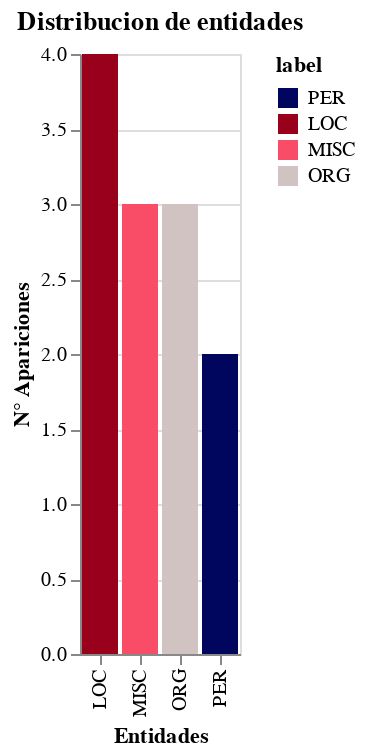

Notebook code for this chart:
### Markdown cell above
# Creacion de graficos con Altair

### Code cell
import json
import pandas as pd
import altair as alt


domain =['PER','LOC','MISC','ORG']
range_= ['#00065D','#99001C','#F94D67','#D2C3C3'] #mi range va a cambiar segun el

# Create an Altair chart
alt.Chart(df, title="Distribucion de entidades").mark_bar().encode(
    x = alt.X('label:N', title='Entidades'),
    y = alt.Y('count():Q', title='N° Apariciones'),
    color = alt.Color('label', scale = alt.Scale(domain=domain, range=range_))
).configure(autosize=alt.AutoSizeParams(resize=True))

### Figure 1 — Vega-Lite specification as saved in the notebook (floating-point values rounded to 4 significant figures)
{"config": {"view": {"continuousWidth": 400, "continuousHeight": 300}, "autosize": {"resize": true}}, "data": {"name": "data-905af67ebb72603c0dcfbbc8cb2fd8fe"}, "mark": "bar", "encoding": {"color": {"field": "label", "scale": {"domain": ["PER", "LOC", "MISC", "ORG"], "range": ["#00065D", "#99001C", "#F94D67", "#D2C3C3"]}, "type": "nominal"}, "x": {"field": "label", "title": "Entidades", "type": "nominal"}, "y": {"aggregate": "count", "title": "N° Apariciones", "type": "quantitative"}}, "title": "Distribucion de entidades", "$schema": "https://vega.github.io/schema/vega-lite/v4.17.0.json", "datasets": {"data-905af67ebb72603c0dcfbbc8cb2fd8fe": [{"text": "Margaret Hamilton", "label": "PER", "archivo_origen": "archivo 1", "numero_linea": 1}, {"text": "Paoli", "label": "LOC", "archivo_origen": "archivo 1", "numero_linea": 1}, {"text": "Indiana", "label": "LOC", "archivo_origen": "archivo 1", "numero_linea": 1}, {"text": "Software estadounidense", "label": "MISC", "archivo_origen": "archivo 1", "numero_linea": 1}, {"text": "División de Ingeniería de Software", "label": "MISC", "archivo_origen": "archivo 1", "numero_linea": 1}, {"text": "Laboratorio de Instrumentación", "label": "ORG", "archivo_origen": "archivo 1", "numero_linea": 1}, {"text": "MIT", "label": "ORG", "archivo_origen": "archivo 1", "numero_linea": 1}, {"text": "Programa Espacial Apolo", "label": "MISC", "archivo_origen": "archivo 1", "numero_linea": 1}, {"text": "Higher Order Software", "label": "ORG", "archivo_origen": "archivo 1", "numero_linea": 1}, {"text": "Hamilton Technologies", "label": "PER", "archivo_origen": "archivo 1", "numero_linea": 1}, {"text": "Cambridge", "label": "LOC", "archivo_origen": "archivo 1", "numero_linea": 1}, {"text": "Massachusetts", "label": "LOC", "archivo_origen": "archivo 1", "numero_linea": 1}]}}
